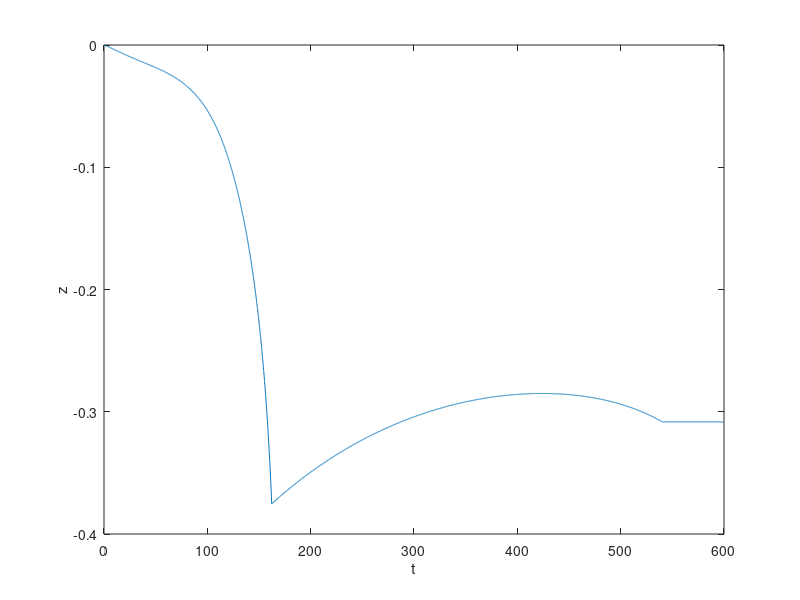

The MATLAB source for this figure:
%%%%%%%%%%%%%%%%%%%%%%%%%%%%%%%%%%%%%%%%%%%%%%%%%%%%
% RocketMan! 
% Describes the trajectory of a rocket shot vertically upward
% 
% NOTE: clear variables before each run
%%%%%%%%%%%%%%%%%%%%%%%%%%%%%%%%%%%%%%%%%%%%%%%%%%%%

%static variables
ve1=2500; ve2=3550;
dm1=251; dm2=4.1; md1=20000; md2=4500;
G=6.67*10^-11; RE=6371000; ME=5.972*10^24;
A= 113; atc=9;


%initialise values at t=0
z0=0;
v0=0;
m0=407000; m1=15500;
vt0=460; st0=0;
tau = 0.1; %interval
maxstep = 6000; % no. of iterations
alpha=0; 
at=0;
%%%%%%%%%%%%%%%%%%%%%%%%%%%%%%%%%%%%%%%%%%%%%%%%%%%%

%assigning variables to init values
z=z0; v=v0; mf1=m0; a=0; mf2=m1; vt=vt0; st=st0;


for istep=1:maxstep
    t = (istep-1)*tau; 
    m=mf1+mf2+md2;
    rho=(1.225*exp(-(z)/8780));
    
    aFd=(0.5*0.82*rho*A*v^2)/m;
    aFi1=ve1*(dm1/tau)/m;
    aFi2=ve2*(dm2/tau)/m;
    aFg=G*ME/((z+RE)^2);
    aFc=vt^2/(RE+z);
    
    theta=atan2(vt-vt0,v);
    phi=theta+alpha;
    
    aw=(vt0)*(RE/(RE+z)^2)*v;
    
    xplot(istep) = t;
    yplot(istep) = at;
   

    % while mf > 0
    if( mf1 > 0 )
        iter=istep
        a_prime = aFi1*cos(phi) + aFc - aFg - aFd*cos(theta);
        at= -aw % +aFi1*sin(phi)% - aFd*sin(theta);
        if (a_prime>0)
            a = a_prime;
        else
            a = 0;
        end
        mf1 = mf1-dm1;
    else
        if( mf2 > 0 )
            alpha=t*0.0
            a = aFi2*cos(phi) + aFc - aFg - aFd*cos(theta);
            mf2 = mf2-dm2;
            at= -aw % +aFi2*sin(phi) %- aFd*sin(theta) ;
        else
            a= aFc -aFg - aFd*cos(theta);
        end
    end
    v = v+a*tau;
    z = z+v*tau;
    vt = vt + at*tau;
    st = st+vt*tau;
end


plot1=plot(xplot,yplot,'-');
xlabel('t'); ylabel('z');



%%%%%%%%%%%%%%%%%%%%%%%%%%%%%%%%%%%%%%%%%%%%%%%%%%%%
% Changelog:
% 1.0 Initialise program. Basic acceleration
% 1.1 Added in dry mass and gravitational potential
% 1.2 Added in real world values (Falcon Heavy)
% 1.3 Added in drag force
% 1.4 Verified with Falcon Heavy
% 1.5 Added in stage 2

% 2.0 Make 2D: a_r, v_t
% 2.1 a_t
% 2.2 make single loop
% 2.3 consolidated variables
% 2.4 split into radial and tangential

%to do:
% alpha(t) st vr = 0, vt = vreq, z = zreq; -> single variable v3
% v4 -> Powell
%%%%%%%%%%%%%%%%%%%%%%%%%%%%%%%%%%%%%%%%%%%%%%%%%%%%
